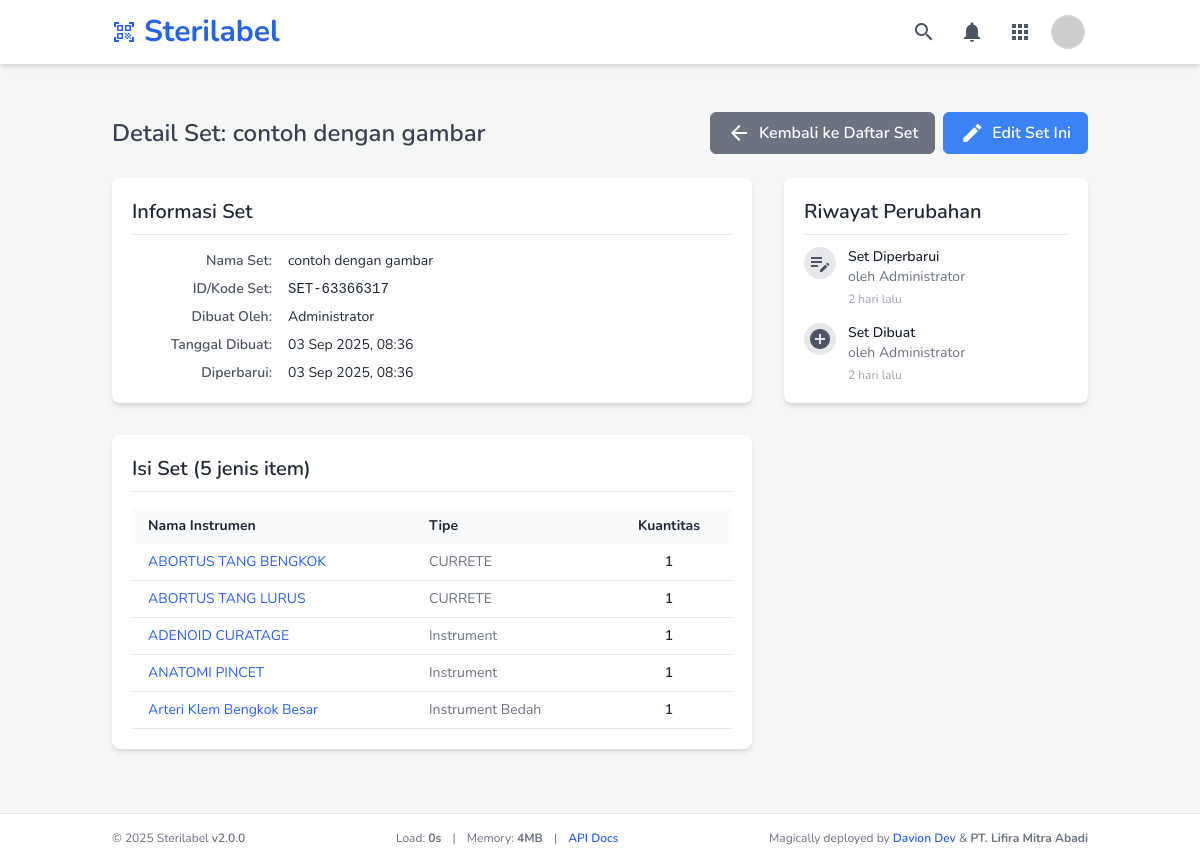
The app's page /set_detail.php?set_id=83 (signed in) with its own data.
### tables this page shows
CREATE TABLE `instrument_sets` (
  `set_id` int(11) NOT NULL,
  `set_name` varchar(255) NOT NULL,
  `set_code` varchar(100) DEFAULT NULL,
  `special_instructions` text DEFAULT NULL,
  `expiry_in_days` int(5) DEFAULT NULL COMMENT 'Masa kedaluwarsa standar untuk set ini dalam hari. NULL berarti menggunakan aturan terpendek dari item di dalamnya atau pengaturan global.',
  `created_by_user_id` int(11) DEFAULT NULL,
  `created_at` timestamp NULL DEFAULT current_timestamp(),
  `updated_at` timestamp NULL DEFAULT current_timestamp() ON UPDATE current_timestamp()
);

CREATE TABLE `users` (
  `user_id` int(11) NOT NULL,
  `username` varchar(50) NOT NULL,
  `email` varchar(100) DEFAULT NULL,
  `password_hash` varchar(255) NOT NULL,
  `full_name` varchar(100) DEFAULT NULL,
  `role` enum('admin','staff','supervisor') NOT NULL DEFAULT 'staff',
  `created_at` timestamp NULL DEFAULT current_timestamp()
);

CREATE TABLE `instrument_set_items` (
  `set_item_id` int(11) NOT NULL,
  `set_id` int(11) NOT NULL,
  `instrument_id` int(11) NOT NULL,
  `quantity` int(11) NOT NULL DEFAULT 1
);

CREATE TABLE `instruments` (
  `instrument_id` int(11) NOT NULL,
  `instrument_name` varchar(255) NOT NULL,
  `instrument_code` varchar(100) DEFAULT NULL,
  `instrument_type_id` int(11) DEFAULT NULL,
  `department_id` int(11) NOT NULL,
  `notes` text DEFAULT NULL,
  `image_filename` varchar(255) DEFAULT NULL,
  `status` varchar(50) NOT NULL DEFAULT 'tersedia',
  `expiry_in_days` int(5) DEFAULT NULL COMMENT 'Masa kedaluwarsa standar untuk instrumen ini dalam hari. NULL berarti menggunakan pengaturan global.',
  `created_by_user_id` int(11) DEFAULT NULL,
  `created_at` timestamp NULL DEFAULT current_timestamp(),
  `updated_at` timestamp NULL DEFAULT current_timestamp() ON UPDATE current_timestamp()
);

CREATE TABLE `instrument_types` (
  `type_id` int(11) NOT NULL,
  `type_name` varchar(100) NOT NULL,
  `is_active` tinyint(1) NOT NULL DEFAULT 1,
  `created_at` timestamp NOT NULL DEFAULT current_timestamp()
);

### config.php (called while the page is built, shortened)
<?php
if (!function_exists('timeAgo')) {
    function timeAgo(string $datetime): string {
        try {
            $now = new DateTime('now', new DateTimeZone('Asia/Jakarta'));
            $ago = new DateTime($datetime, new DateTimeZone('Asia/Jakarta'));
            $diff = $now->diff($ago);
            $diff->w = floor($diff->d / 7);
            $diff->d -= $diff->w * 7;
            $string = ['y' => 'tahun', 'm' => 'bulan', 'w' => 'minggu', 'd' => 'hari', 'h' => 'jam', 'i' => 'menit', 's' => 'detik'];
            foreach ($string as $k => &$v) {
                if ($diff->$k) $v = $diff->$k . ' ' . $v; else unset($string[$k]);
            }
            return implode(', ', array_slice($string, 0, 1)) . ' lalu';
        } catch (Exception $e) {
            error_log("Error in timeAgo function (config.php): " . $e->getMessage() . " for datetime: " . $datetime);
            return 'tanggal tidak valid';
        }
    }
}

### set_detail.php (the view, shortened to what this page needs)
<?php
require_once 'header.php';
$staffCanManageSets = (isset($app_settings['staff_can_manage_sets']) && $app_settings['staff_can_manage_sets'] === '1');
$setId = null;
$setData = null;
$setInstruments = [];
$setHistory = [];
$pageErrorMessage = '';
if (isset($_GET['set_id']) && is_numeric($_GET['set_id'])) {
    $setId = (int)$_GET['set_id'];
} else {
    $_SESSION['flash_message'] = ['type' => 'error', 'text' => 'ID Set tidak valid atau tidak disediakan.'];
    header("Location: manage_sets.php");
    exit;
}
$conn = connectToDatabase();
if ($conn) {
    $sqlSet = "SELECT s.set_id, s.set_name, s.set_code, s.special_instructions, s.created_at, s.updated_at, u.username as creator_username, u.full_name as creator_full_name
               FROM instrument_sets s
               LEFT JOIN users u ON s.created_by_user_id = u.user_id
               WHERE s.set_id = ?";
    if ($stmtSet = $conn->prepare($sqlSet)) {
        $stmtSet->bind_param("i", $setId);
        $stmtSet->execute();
        $resultSet = $stmtSet->get_result();
        if ($resultSet && $resultSet->num_rows === 1) {
            $setData = $resultSet->fetch_assoc();
        } else {
            $pageErrorMessage = "Set instrumen tidak ditemukan.";
        }
    } else {
        $pageErrorMessage = "Gagal mempersiapkan statement untuk mengambil data set: " . $conn->error;
    }
    if (!$pageErrorMessage && $setData) {
        $sqlSetItems = "SELECT i.instrument_id, i.instrument_name, i.instrument_code, it.type_name, isi.quantity
                        FROM instrument_set_items isi
                        JOIN instruments i ON isi.instrument_id = i.instrument_id
                        LEFT JOIN instrument_types it ON i.instrument_type_id = it.type_id
                        WHERE isi.set_id = ?
                        ORDER BY i.instrument_name ASC";
        if ($stmtItems = $conn->prepare($sqlSetItems)) {
            $stmtItems->bind_param("i", $setId);
            $stmtItems->execute();
            $resultItems = $stmtItems->get_result();
            while ($rowItem = $resultItems->fetch_assoc()) {
                $setInstruments[] = $rowItem;
            }
        } else {
            $pageErrorMessage .= " Gagal mengambil instrumen dalam set: " . $conn->error;
        }
    }
    if (!$pageErrorMessage && $setData) {
        $sqlHistory = "SELECT al.action_type, al.details, al.log_timestamp, u.full_name as actor_name, u.username as actor_username
                       FROM activity_log al
                       LEFT JOIN users u ON al.user_id = u.user_id
                       WHERE al.target_type = 'set' AND al.target_id = ?
                       ORDER BY al.log_timestamp DESC
                       LIMIT 10";
        if ($stmtHistory = $conn->prepare($sqlHistory)) {
            $stmtHistory->bind_param("i", $setId);
            $stmtHistory->execute();
            $resultHistory = $stmtHistory->get_result();
            while ($rowHistory = $resultHistory->fetch_assoc()) {
                $setHistory[] = $rowHistory;
            }
        }
    }
} else {
    $pageErrorMessage = "Koneksi database gagal.";
}
?>
<main class="container mx-auto px-6 py-8">
    <div class="flex flex-wrap justify-between items-center mb-6 gap-2">
        <h2 class="text-2xl font-semibold text-gray-700">
            Detail Set: <?php echo $setData ? htmlspecialchars($setData['set_name']) : 'Tidak Ditemukan'; ?>
        </h2>
        <div class="flex space-x-2">
            <a href="manage_sets.php" class="btn btn-secondary">
                <span class="material-icons mr-2">arrow_back</span>Kembali ke Daftar Set
            </a>
            <?php if ($setData && ($userRole === 'admin' || $userRole === 'supervisor' || $staffCanManageSets)): ?>
            <a href="set_edit.php?set_id=<?php echo $setId; ?>" class="btn btn-primary">
                <span class="material-icons mr-2">edit</span>Edit Set Ini
            </a>
            <?php endif; ?>
        </div>
    </div>
    <?php if (!empty($pageErrorMessage)): ?>
         <div class="alert alert-danger" role="alert">
            <span class="material-icons">error_outline</span>
            <span><?php echo htmlspecialchars($pageErrorMessage); ?></span>
        </div>
    <?php elseif ($setData): ?>
        <div class="grid grid-cols-1 lg:grid-cols-3 gap-8">
            <div class="lg:col-span-2 space-y-8">
                <div class="card">
                    <h3 class="text-xl font-semibold text-gray-800 mb-4 pb-2 border-b">Informasi Set</h3>
                    <dl class="detail-grid text-sm">
                        <dt>Nama Set:</dt>
                        <dd><?php echo htmlspecialchars($setData['set_name']); ?></dd>
                        <dt>ID/Kode Set:</dt>
                        <dd class="font-mono"><?php echo htmlspecialchars($setData['set_code'] ?? '-'); ?></dd>
                        <dt>Dibuat Oleh:</dt>
                        <dd><?php echo htmlspecialchars($setData['creator_full_name'] ?? ($setData['creator_username'] ?? 'N/A')); ?></dd>
                        <dt>Tanggal Dibuat:</dt>
                        <dd><?php echo (new DateTime($setData['created_at']))->format('d M Y, H:i'); ?></dd>
                        <dt>Diperbarui:</dt>
                        <dd><?php echo (new DateTime($setData['updated_at']))->format('d M Y, H:i'); ?></dd>
                    </dl>
                </div>
                <div class="card">
                    <h3 class="text-xl font-semibold text-gray-800 mb-4 pb-2 border-b">Isi Set (<?php echo count($setInstruments); ?> jenis item)</h3>
                     <?php if (!empty($setInstruments)): ?>
                        <div class="overflow-x-auto">
                            <table class="w-full text-sm">
                                <thead class="bg-gray-50">
                                    <tr>
                                        <th class="px-4 py-2 text-left">Nama Instrumen</th>
                                        <th class="px-4 py-2 text-left">Tipe</th>
                                        <th class="px-4 py-2 text-center">Kuantitas</th>
                                    </tr>
                                </thead>
                                <tbody>
                                    <?php foreach ($setInstruments as $instrument): ?>
                                        <tr class="border-b">
                                            <td class="px-4 py-2">
                                                <a href="instrument_detail.php?instrument_id=<?php echo $instrument['instrument_id']; ?>" class="text-blue-600 hover:underline">
                                                    <?php echo htmlspecialchars($instrument['instrument_name']); ?>
                                                </a>
                                            </td>
                                            <td class="px-4 py-2 text-gray-500"><?php echo htmlspecialchars($instrument['type_name'] ?? '-'); ?></td>
                                            <td class="px-4 py-2 text-center font-semibold"><?php echo htmlspecialchars((string)$instrument['quantity']); ?></td>
                                        </tr>
                                    <?php endforeach; ?>
                                </tbody>
                            </table>
                        </div>
                    <?php else: ?>
                        <p class="text-gray-600">Tidak ada instrumen yang terdaftar dalam set ini.</p>
                    <?php endif; ?>
                </div>
            </div>
            <div class="lg:col-span-1">
                <div class="card">
                    <h3 class="text-xl font-semibold text-gray-800 mb-3 pb-2 border-b">Riwayat Perubahan</h3>
                    <?php if (!empty($setHistory)): ?>
                        <ul class="space-y-4">
                            <?php foreach ($setHistory as $history): ?>
                                <li class="flex space-x-3">
                                    <div class="flex-shrink-0">
                                        <span class="h-8 w-8 rounded-full flex items-center justify-center bg-gray-200 text-gray-600">
                                            <span class="material-icons text-lg">
                                            </span>
                                        </span>
                                    </div>
                                    <div>
                                        <p class="text-sm font-medium text-gray-900">
                                            <?php echo ($history['action_type'] === 'CREATE_SET') ? 'Set Dibuat' : 'Set Diperbarui'; ?>
                                        </p>
                                        <p class="text-sm text-gray-500">
                                            oleh <?php echo htmlspecialchars($history['actor_name'] ?? ($history['actor_username'] ?? 'Sistem')); ?>
                                        </p>
                                        <p class="text-xs text-gray-400 mt-1" title="<?php echo (new DateTime($history['log_timestamp']))->format('d M Y, H:i:s'); ?>">
                                            <?php echo timeAgo($history['log_timestamp']); ?>
                                        </p>
                                    </div>
                                </li>
                            <?php endforeach; ?>
                        </ul>
                    <?php else: ?>
                        <p class="text-gray-600">Belum ada riwayat perubahan untuk set ini.</p>
                    <?php endif; ?>
                </div>
            </div>
            </div>
    <?php endif; ?>
</main>
<?php
require_once 'footer.php';
?>

### records on screen
instrument_sets: set_name "contoh dengan gambar", set_code "SET-63366317", created_by_user.full_name "Administrator", created_at "03 Sep 2025, 08:36", updated_at "03 Sep 2025, 08:36"
instrument_set_items: instrument.instrument_name "ABORTUS TANG BENGKOK", instrument_types.type_name "CURRETE", quantity "1"
instrument_set_items: instrument.instrument_name "ABORTUS TANG LURUS", instrument_types.type_name "CURRETE", quantity "1"
instrument_set_items: instrument.instrument_name "ADENOID CURATAGE", instrument_types.type_name "Instrument", quantity "1"
instrument_set_items: instrument.instrument_name "ANATOMI PINCET", instrument_types.type_name "Instrument", quantity "1"
instrument_set_items: instrument.instrument_name "Arteri Klem Bengkok Besar", instrument_types.type_name "Instrument Bedah", quantity "1"

### other values on screen
$appInstanceName "Sterilabel"
count($setInstruments) "5"
$history['actor_name'] "Administrator"
timeAgo($history['log_timestamp']) "2 hari lalu"
$appInstanceNameForFooter "Sterilabel"
APP_VERSION "2.0.0"
$memory_usage "4"
